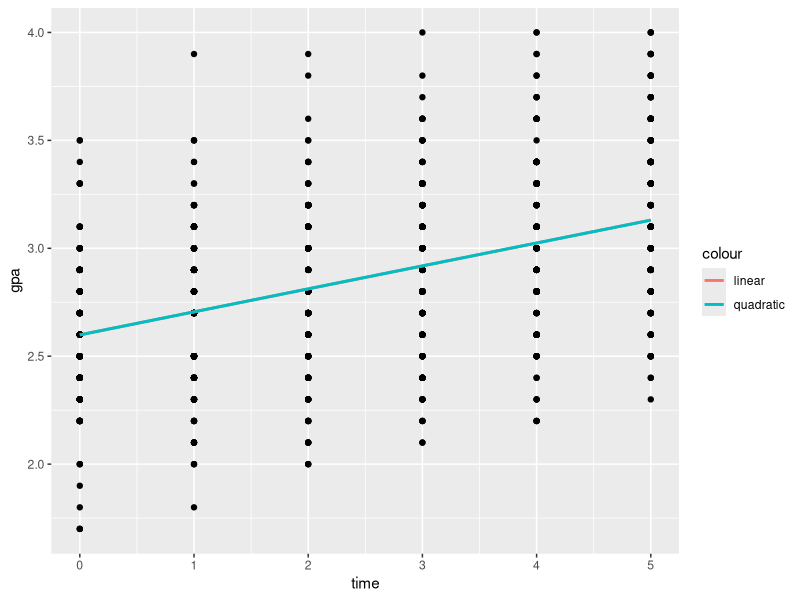
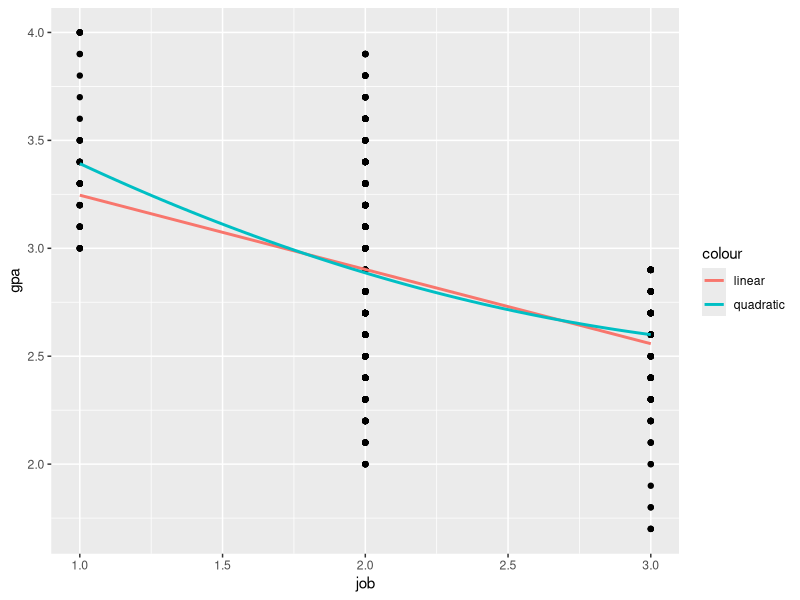
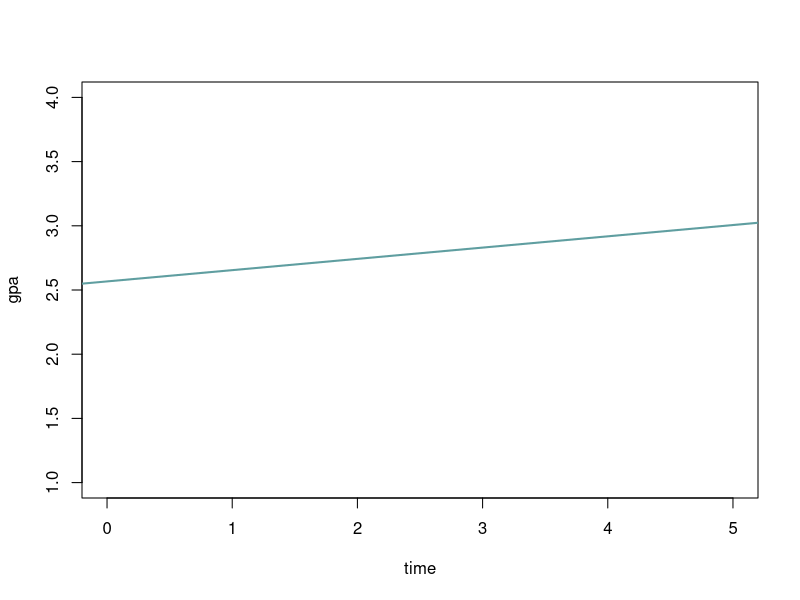
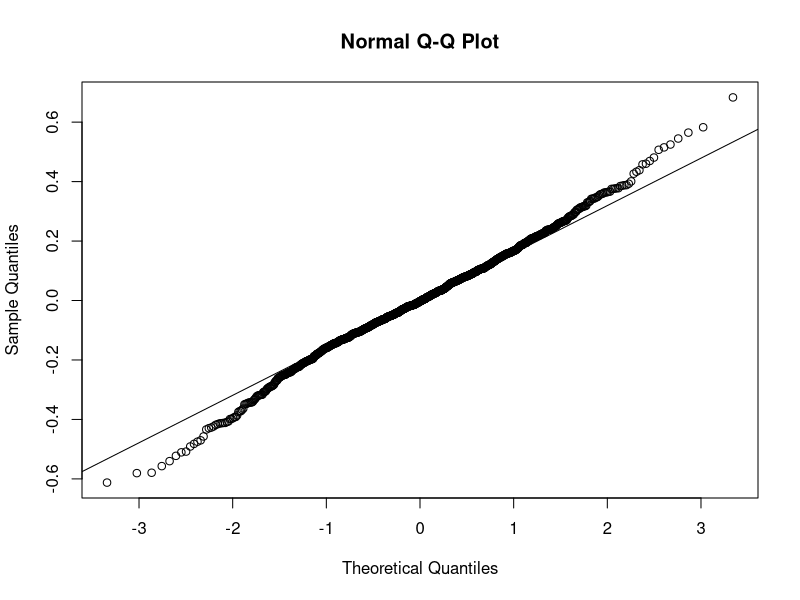
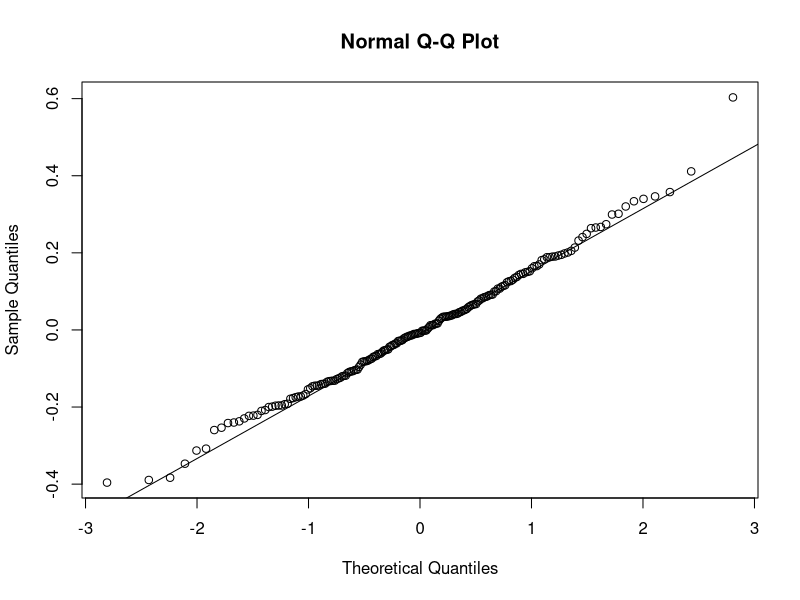
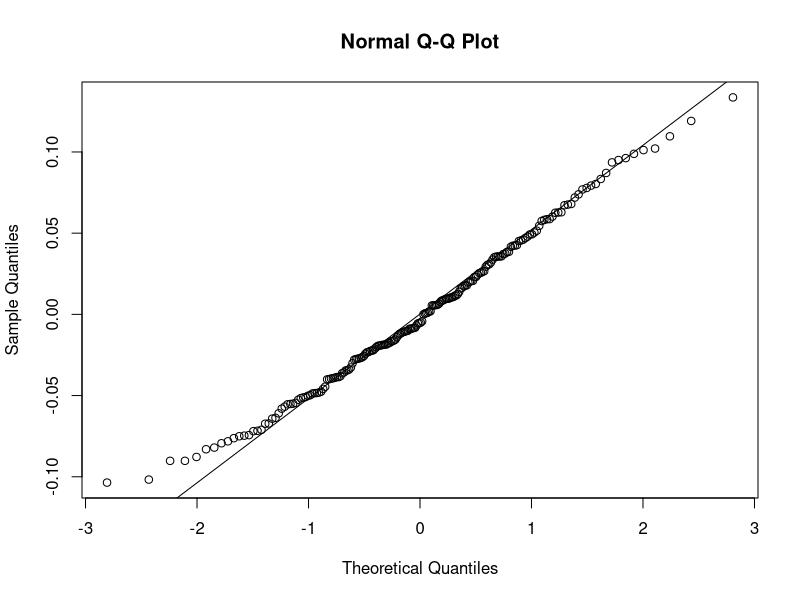

R code for these plots, in order:
## ---- chunk 1
knitr::opts_chunk$set(echo = TRUE)
## ---- chunk 2
library(tidyverse)
library(ggplot2)
library(lme4)
library(lmerTest)
## ---- chunk 3
GPA <- read.csv(file = "gpa2.csv", header=TRUE)
head(GPA)

## ---- chunk 4
library(tidyr)
GPA_long <- pivot_longer(data = GPA, cols = c(4:15),
names_to = c(".value", "time"),
names_pattern = "(gpa|job)(.)")
head(GPA_long)
## ---- chunk 5
GPA_long$sex <- unclass(GPA_long$sex) - 1
GPA_long$time <- as.numeric(GPA_long$time) - 1
head(GPA_long)
## ---- chunk 6
library(ggplot2)
ggplot(GPA_long,
aes(x = time, y = gpa)) +
        geom_point() +
           geom_smooth(method = "lm",
    aes(color = "linear"),
       se = FALSE) +
      geom_smooth(method = "lm",
     formula = y ~ x + I(x^2),
aes(color = "quadratic"),
se = FALSE)

## ---- chunk 7
ggplot(GPA_long,
aes(x = job, y = gpa)) +
geom_point() +
geom_smooth(method = "lm",
aes(color = "linear"),
se = FALSE) +
geom_smooth(method = "lm",
formula = y ~ x + I(x^2),
aes(color = "quadratic"),
se = FALSE)
## ---- chunk 8
library(lme4)
#recall from lab 1 that lmerTest will provide df, t, and p-values for fixed effects
library(lmerTest)
model_0 <- lm(gpa~1, data = GPA_long)
model_1 <- lmer(gpa~1 + (1|student) , REML = FALSE, data = GPA_long)
summary(model_0)
summary(model_1)
anova(model_1, model_0)
## ---- chunk 9
#ICC <- var_occ/(var_occ+ var_sub)
ICC <-0.05677/(0.05677+0.09759) 
## ---- chunk 10
model_2 <- lmer(gpa~1 + time + (1|student) , REML = FALSE, data = GPA_long)
summary(model_2)
# to check if time is a significant predictor:
anova(model_2, model_1)

## ---- chunk 11
mean_job <- mean(GPA_long$job)
GPA_long$job <- GPA_long$job - mean_job
model_3 <- lmer(gpa~1 + time + job + (1|student) , REML = FALSE, data = GPA_long)
summary(model_3)
# to check if job is a significant predictor:
anova(model_2, model_3)

## ---- chunk 12
mean_highgpa <- mean(GPA_long$highgpa)
GPA_long$highgpa <- GPA_long$highgpa - mean_highgpa
model_4 <- lmer(gpa~1 + time + job + sex + highgpa + (1|student) , REML = FALSE,
data = GPA_long)
summary(model_4)
anova(model_3, model_4)

## ---- chunk 13
#random slope for job
model_5a <- lmer(gpa~1 + time + job + sex + highgpa + (1+job|student) ,
REML = FALSE, data = GPA_long)
#summary(model_5a)
#anova(model_4, model_5a)
# random slope for time
model_5b <- lmer(gpa ~ 1 + time + job + sex + highgpa + (1 + time|student),
REML = F, data = GPA_long)
#summary(model_5b)
anova(model_4, model_5b)

## ---- chunk 14
model_6 <- lmer(gpa ~ 1 + time + job + sex + highgpa + sex * time + (1 + time|student),
REML = F, data = GPA_long)
summary(model_6)
anova(model_6, model_5b)
## ---- chunk 15
# interaction plot
time <- 0:5
plot(x = time, ylim = c(1,4), xlim = c(0,5), type = "n", xlab = "time", ylab = "gpa")
col.sex <- c("cadetblue", "coral")
abline(a = model_6@beta[1], b = model_6@beta[2], col = col.sex[1], lwd = 2)
## ---- chunk 16
#girls start out higher and proceed faster over time:
#abline(a = model_6@beta[1] + model_6@beta[4], b = model_6@beta[2] + model_6@beta[6],
#col = col.sex[2], lwd = 2)
#legend("topleft", bty = "n", lwd = 2, col = rev(col.sex),
#legend = c("girls", "boys"))
## ---- chunk 17
qqnorm(residuals(model_6))
qqline(residuals(model_6))
## ---- chunk 18
#intercept
qqnorm(ranef(model_6)$student[,1])
qqline(ranef(model_6)$student[,1])
#slope
qqnorm(ranef(model_6)$student[,2])
qqline(ranef(model_6)$student[,2])
